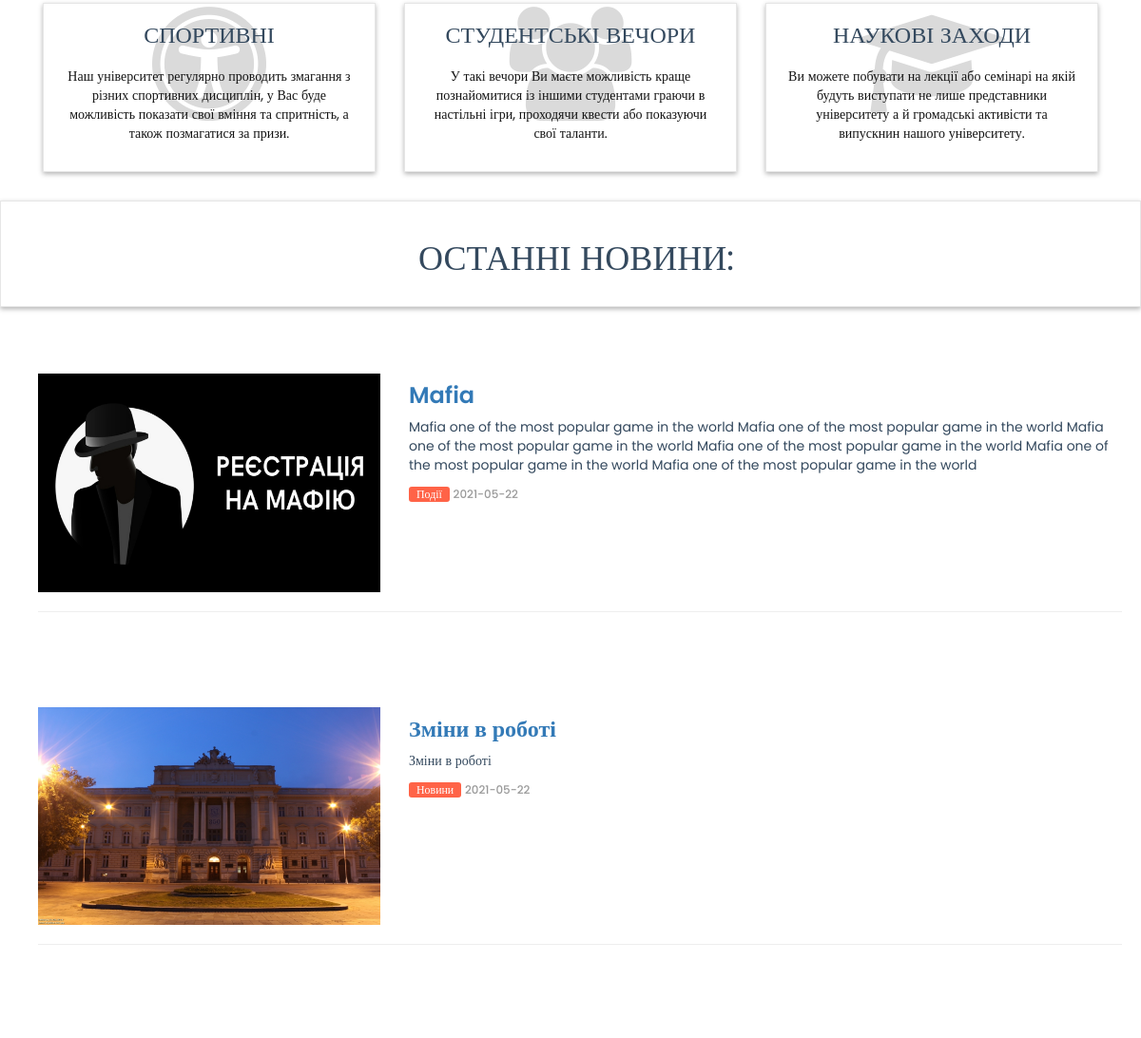
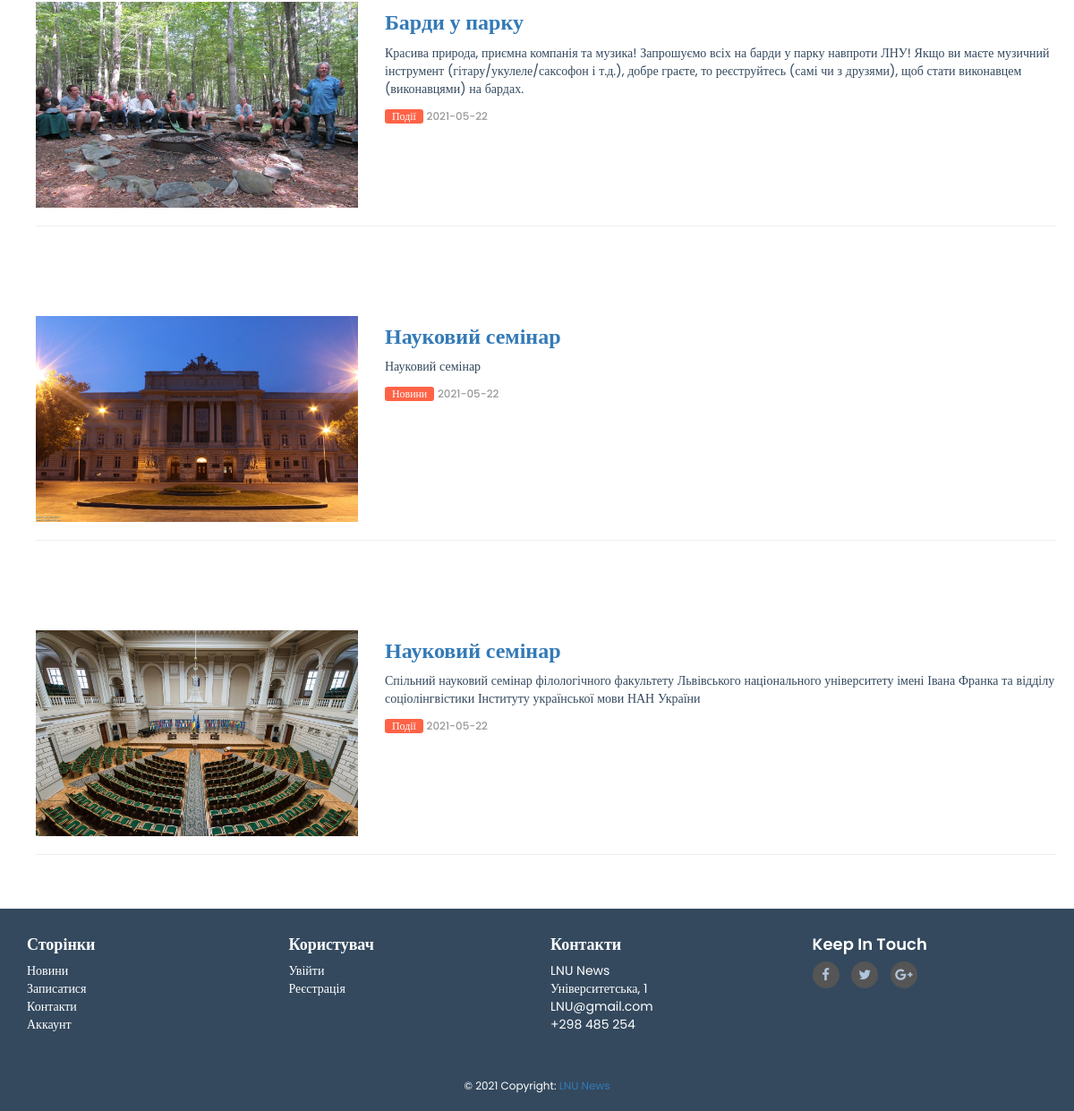
Before: / (lower part) with the older database file (2 pictures, top to bottom).
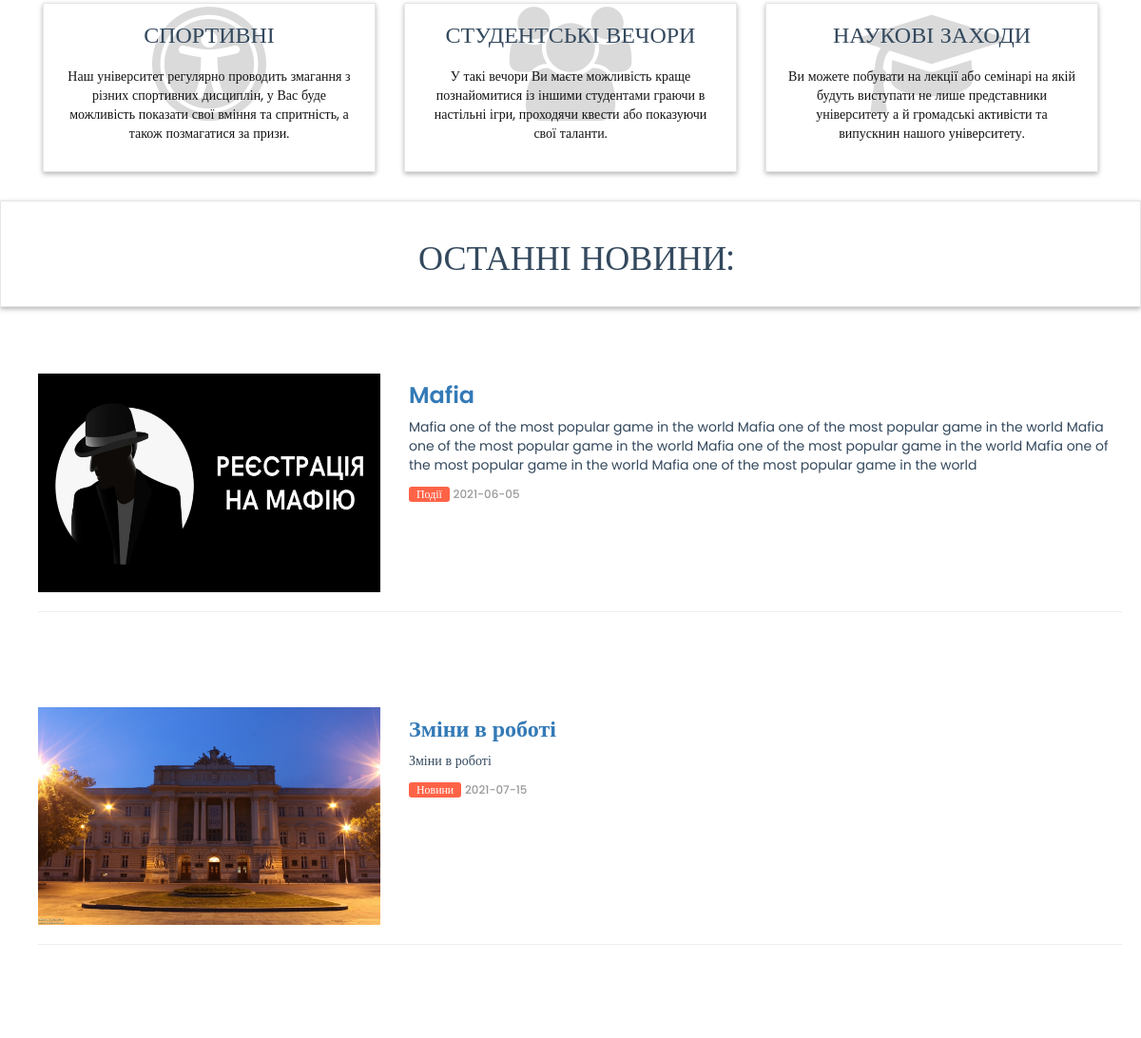
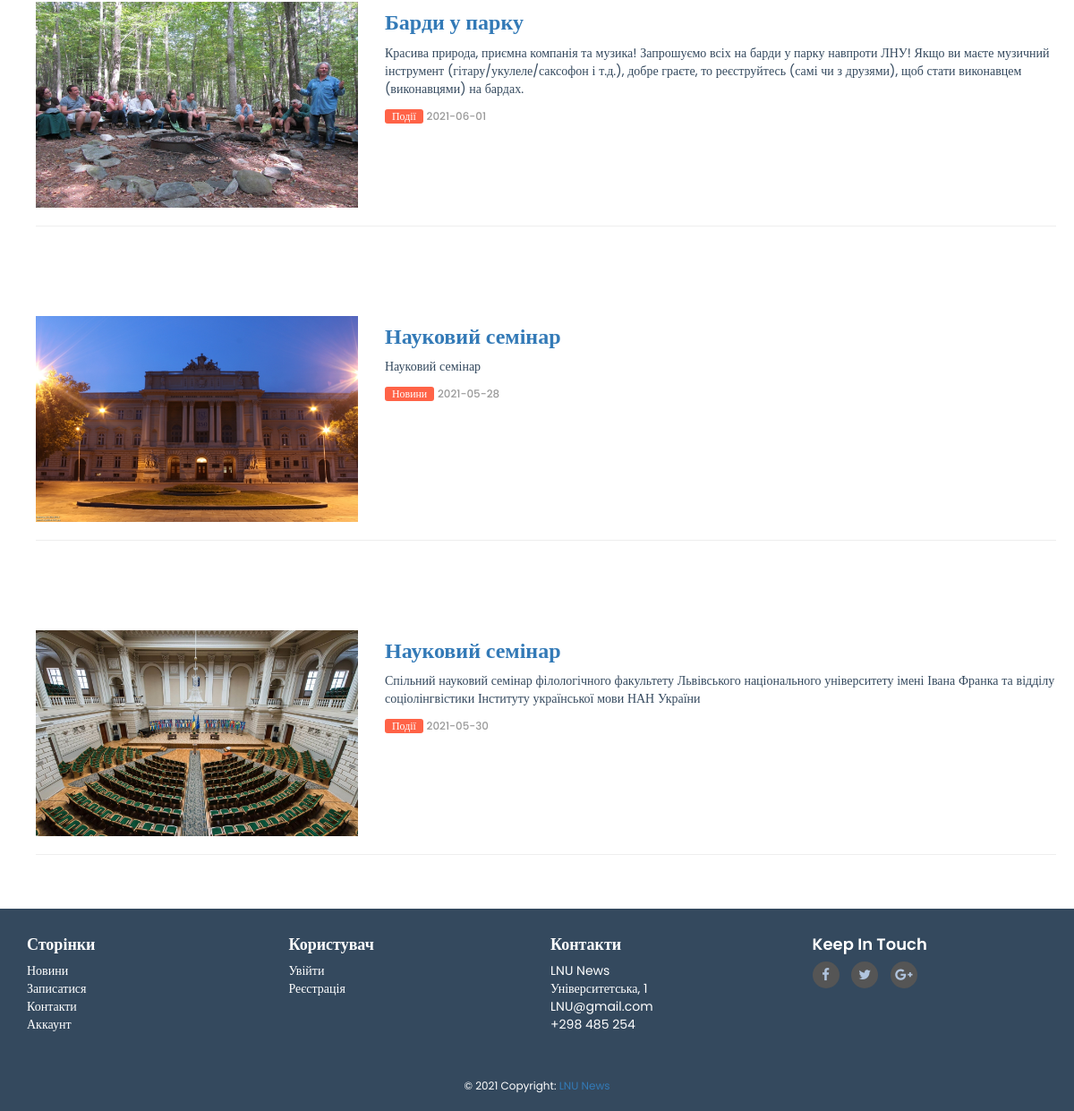
After: the same page with the newer database file (2 pictures, top to bottom).
### tables this page shows
CREATE TABLE `events` (
  `event_id` int(10) NOT NULL,
  `e_cat_id` int(10) NOT NULL,
  `cat_id` int(10) NOT NULL,
  `date` timestamp NOT NULL DEFAULT current_timestamp() ON UPDATE current_timestamp(),
  `event_title` text NOT NULL,
  `event_img1` text NOT NULL,
  `event_keywords` text NOT NULL,
  `event_desc` text NOT NULL
);

CREATE TABLE `event_categories` (
  `e_cat_id` int(10) NOT NULL,
  `e_cat_title` text NOT NULL,
  `e_cat_desc` text NOT NULL
);

### functions/functions.php (the view, shortened to what this page needs)
<?php
$db = mysqli_connect("localhost","root","","lnu-news");
function getProduct(){
    global $db;
    $get_events = "select * from events order by 1 DESC LIMIT 0,5";
    $run_events = mysqli_query($db,$get_events);
    while($row_events=mysqli_fetch_array($run_events)){
        $event_id = $row_events['event_id'];
        $event_title = $row_events['event_title'];
        $event_desc = $row_events['event_desc'];
        $event_img1 = $row_events['event_img1'];
        $event_date = date('Y-m-d', strtotime($row_events['date']));
        $event_e_cat_id = $row_events['e_cat_id'];
        $get_e_cat_id = "select * from event_categories where e_cat_id='$event_e_cat_id'";
        $run_e_cat_id = mysqli_query($db,$get_e_cat_id);
        while($row_e_cat_id = mysqli_fetch_array($run_e_cat_id)){
            $event_category = $row_e_cat_id['e_cat_title'];
        }
        echo "
        <section class='section'>
            <div class='container'>
                <div class='row'>
                    <div class='col-lg-12 col-md-12 col-sm-12 col-xs-12'>
                        <div class='page-wrapper'>
                            <div class='blog-list clearfix'>
                                <div class='blog-box row'>
                                    <div class='col-md-4'>
                                        <div class='post-media'>
                                            <a href='details.php?event_id=$event_id' title=''>
                                                <img src='admin_area/product_images/$event_img1' alt='' class='img-responsive'>
                                                <div class='hovereffect'></div>
                                            </a>
                                        </div>
                                    </div>
                                    <div class='blog-meta big-meta col-md-8'>
                                        <h4><a href='details.php?event_id=$event_id'>$event_title</a></h4>
                                        <p>$event_desc</p>
                                        <small class='firstsmall'><a class='bg-orange' href='details.php?event_id=$event_id'>$event_category</a></small>
                                        <small><a href='details.php?event_id=$event_id'>$event_date</a></small>
                                    </div>
                                </div>
                                <hr class='invis'>
                            </div>
                        </div>
                    </div>
                </div>
            </div>
        </section>
        ";
    }
}
?>

Changed rows visible on the page:
changed events "Mafia": date "2021-05-22" → "2021-06-05"
changed events "Зміни в роботі": date "2021-05-22" → "2021-07-15"
changed events "Барди у парку": date "2021-05-22" → "2021-06-01"
changed events (number 4 of 5 on the later page): date "2021-05-22" → "2021-05-28"
changed events (number 5 of 5 on the later page): date "2021-05-22" → "2021-05-30"
